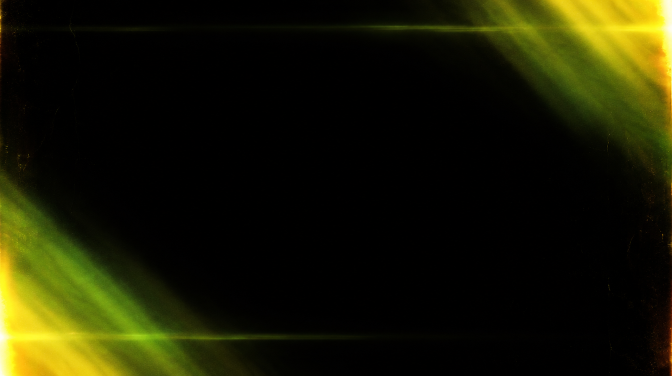
#> input picture app/art-src/leak.png, 1344 x 752 px, found by its file name (shown at 1/2 size)
$ python grade.py
#> lines starting #> are read from the running program, lines starting #| are printed output that depends on the picture; pictures that were not available may be replaced by others from this repository, and a replacement may not be noted
"""ASP house grade: green shadows, warm yellow highlights, Higgsfield light leak, film grain.
Run from app/:  python3 art-src/grade.py   (reads art-src/photos, writes public/assets/img)"""
from PIL import Image, ImageOps
import numpy as np
SRC, OUT = 'art-src/photos/', 'public/assets/img/'
LEAK = np.asarray(Image.open('art-src/leak.png').convert('RGB')).astype(np.float32) / 255
GREEN = np.array([0x0C, 0x30, 0x1A], np.float32) / 255
WARM = np.array([1.0, 0.93, 0.62], np.float32)
PROFILES = {  # tone, leak, grain, vignette, desat, exposure
  'photo':    (1.0, 0.42, 0.040, 0.30, 0.18, 0.94),
  'art':      (0.45, 0.20, 0.020, 0.00, 0.00, 1.00),
  'portrait': (0.55, 0.16, 0.030, 0.12, 0.05, 1.00),
}
def grade(name, out, profile, size=None, seed=0):
  tone, leak_a, grain, vig, desat, expo = PROFILES[profile]
  im = Image.open(SRC + name).convert('RGB')
  if size: im = ImageOps.fit(im, size, Image.LANCZOS, centering=(0.5, 0.45))
  a = np.asarray(im).astype(np.float32) / 255
  h, w, _ = a.shape
  L = (a @ np.array([0.2126, 0.7152, 0.0722], np.float32))[..., None]
  a = a * (1 - desat) + L * desat
  a = np.clip((a - 0.5) * 1.08 + 0.5, 0, 1)                      # gentle contrast
  ws = ((1 - L) ** 2.2) * 0.55 * tone                              # shadows to canopy green
  wh = (L ** 2.5) * 0.22 * tone                                    # highlights to warm yellow
  a = a * (1 - ws) + (a * 0.55 + GREEN) * ws
  a = a * (1 - wh) + a * WARM * wh + wh * 0.04
  lk = Image.fromarray((LEAK * 255).astype(np.uint8))
  if seed % 2: lk = ImageOps.mirror(lk)
  if seed % 3 == 1: lk = ImageOps.flip(lk)
  lk = np.asarray(ImageOps.fit(lk, (w, h), Image.LANCZOS)).astype(np.float32) / 255
  a = 1 - (1 - a) * (1 - lk * leak_a)                              # screen blend
  if vig:
    yy, xx = np.mgrid[0:h, 0:w].astype(np.float32)
    r = np.sqrt(((xx / w - 0.5) * 1.6) ** 2 + ((yy / h - 0.5) * 1.6) ** 2)
    a *= (1 - vig * np.clip(r - 0.35, 0, 1) ** 1.5)[..., None]
  rng = np.random.default_rng(seed + 7)
  n = rng.normal(0, grain, (h, w, 1)).astype(np.float32)
  a = np.clip(a * expo + n, 0, 1)
  Image.fromarray((a * 255 + 0.5).astype(np.uint8)).save(OUT + out, 'WEBP', quality=80, method=6)
  print(out, w, h, profile)
JOBS = [
  ('door-networks.webp', 'door-networks.webp', 'photo', None),
  ('door-brands.webp', 'door-brands.webp', 'photo', None),
  ('door-orgs.webp', 'door-orgs.webp', 'photo', None),
  ('services.webp', 'services.webp', 'photo', None),
  ('poster-farm.webp', 'poster-farm.webp', 'art', None),
  ('poster-stories.webp', 'poster-stories.webp', 'art', None),
  ('poster-movies.webp', 'poster-movies.webp', 'art', None),

  ('founders-bw.webp', 'founders-bw.webp', 'portrait', None),
]
for c in ['nashville', 'ggsc', 'stoopid', 'ooc', 'arbolado', 'whittier', 'surgical', 'hammitt']:
  JOBS.append((c + ('.png'), 'work-' + c + '.webp', 'photo', (960, 600)))
for i, (src, out, p, s) in enumerate(JOBS): grade(src, out, p, s, seed=i)
#> in grade, im is the input picture: PIL image 1344x752 RGB; mean R, G, B 25.4, 26, 3.4
#> in grade, `L = (a @ np.array([0.2126, 0.7152, 0.0722], np.float32))[..., None]`:
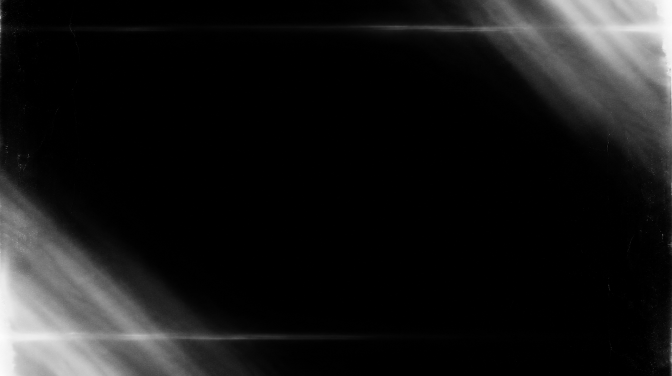
#> L: shape (752, 1344, 1) float32 (shown at 1/2 size); min 0, max 0.994, mean 0.095
#> in grade, `a = a * (1 - desat) + L * desat`:
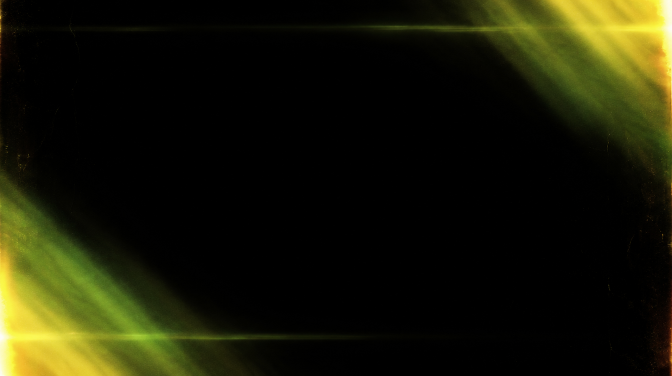
#> a: shape (752, 1344, 3) float32 (shown at 1/2 size); mean R, G, B 0.0989, 0.101, 0.0279
#> in grade, `ws = ((1 - L) ** 2.2) * 0.55 * tone`:
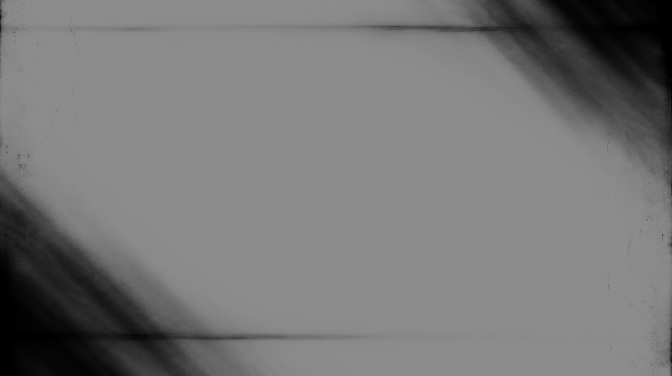
#> ws: shape (752, 1344, 1) float32 (shown at 1/2 size); min 7.61e-06, max 0.55, mean 0.47
#> in grade, `wh = (L ** 2.5) * 0.22 * tone`:
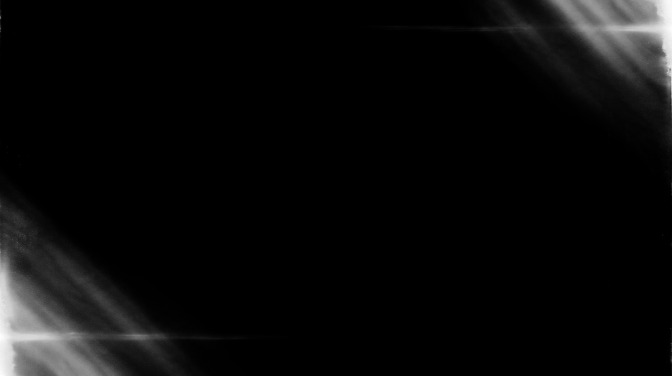
#> wh: shape (752, 1344, 1) float32 (shown at 1/2 size); min 0, max 0.217, mean 0.009; drawn with min black and max white
#> in grade, `a = a * (1 - ws) + (a * 0.55 + GREEN) * ws`:
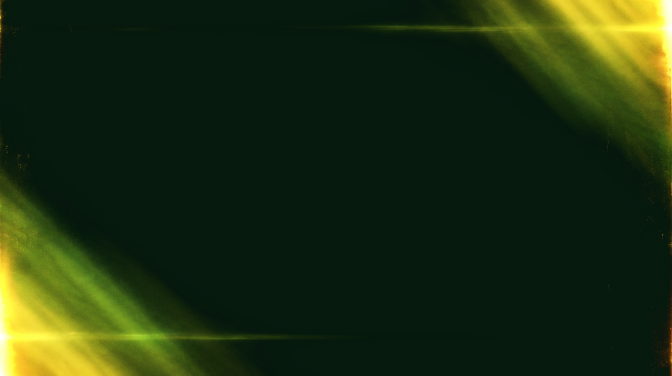
#> a: shape (752, 1344, 3) float32 (shown at 1/2 size); mean R, G, B 0.111, 0.179, 0.067
#> in grade, `a = 1 - (1 - a) * (1 - lk * leak_a)`:
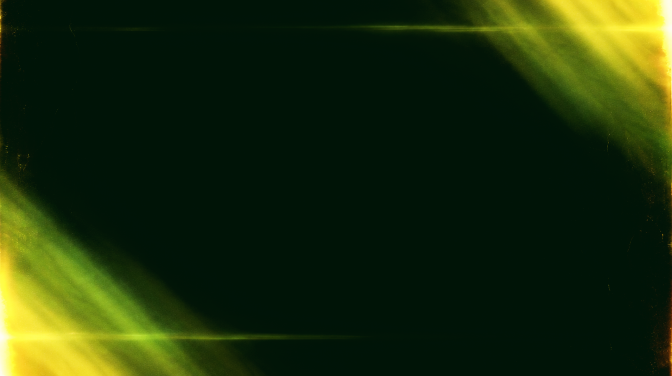
#> a: shape (752, 1344, 3) float32 (shown at 1/2 size); mean R, G, B 0.128, 0.198, 0.0709; drawn with min black and max white
#> in grade, `a *= (1 - vig * np.clip(r - 0.35, 0, 1) ** 1.5)[..., None]`:
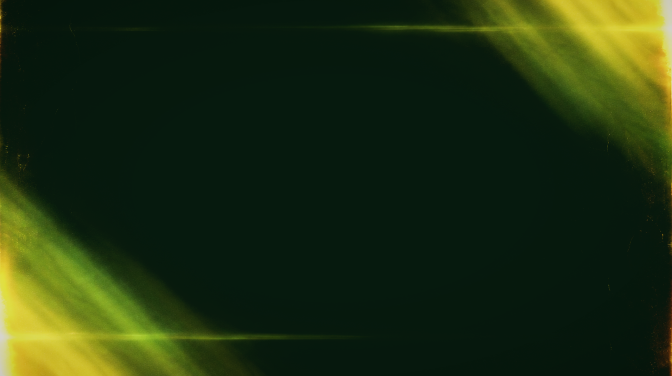
#> a: shape (752, 1344, 3) float32 (shown at 1/2 size); mean R, G, B 0.115, 0.181, 0.0661
#| door-networks.webp 1344 752 photo
#> (the run stopped early here; a loop or call above may not have finished)
